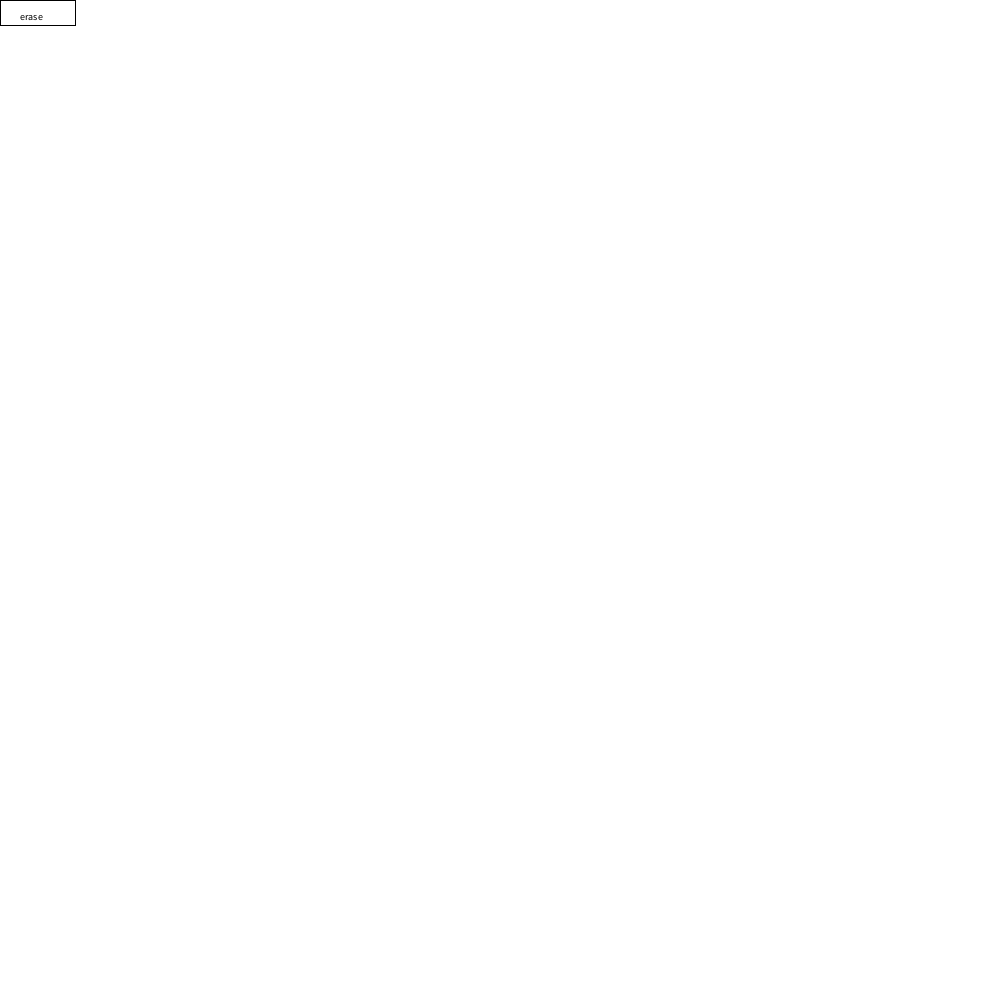
Frame 1 (no input)
Frame 60 (the mouse pressed at the canvas centre just before this capture): identical to frame 1, image omitted
Frame 120 (the mouse held since frame 60 and released just before this capture): identical to frame 1, image omitted

The Processing sketch that drew this single still picture (run headless with seeded random() and noise(); from frame 60 on, the mouse is pressed at the canvas centre):

// Processing sketch: processing_162136
// ── processing_162136.pde

int butX = 0;
int butY = 0;
int butX2 = 75;
int butY2 = 25;
boolean paint = false;
 
void setup() {
  size(1000,1000);
  fill(255);
  
}
 
void draw() {
  if (paint) {
    {
   stroke(0);
   strokeWeight(5);
   smooth();
   if (mousePressed) {
     line(pmouseX,pmouseY,mouseX,mouseY);
   }
    }
    
  } else {
    background(255);
  }
  fill(255);
  rect(butX,butY,butX2,butY2);
   textSize(10);
  fill(0);
  text("erase",20,20);
}
 
void mousePressed() {
  if (mouseX > butX && mouseX < butX + butX2 && mouseY > butY && mouseY < butY + butY2) {
    paint = !paint;
    fill(200);
  }
}
 
void mouseReleased() {
  fill(255);
}
